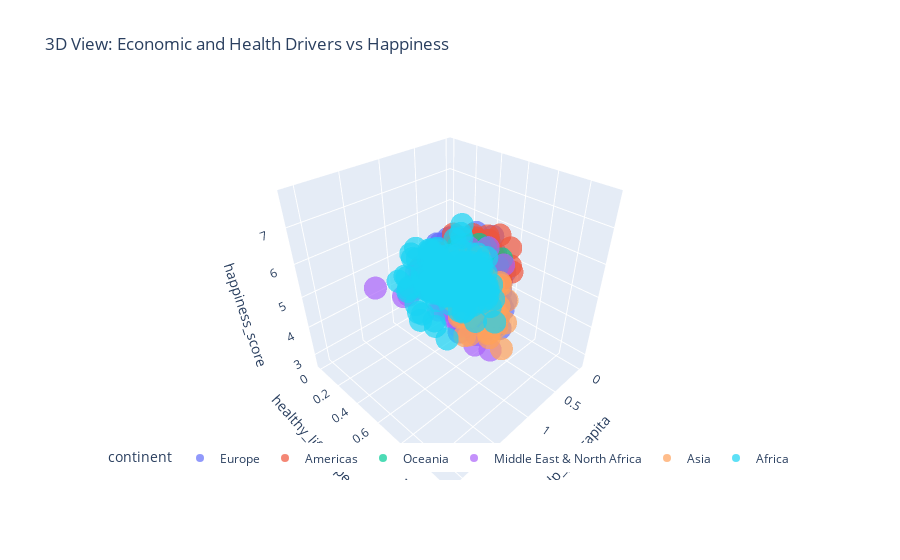

Notebook source saved alongside this figure:
### Markdown cell above
### 5.2 3D perspective
The 3D scatter shows how economic output and longevity combine with happiness.

### Code cell
fig_3d = px.scatter_3d(
    happiness.dropna(subset=["gdp_per_capita", "healthy_life_expectancy", "happiness_score"]),
    x="gdp_per_capita",
    y="healthy_life_expectancy",
    z="happiness_score",
    color="continent",
    hover_data={"country": True, "year": True, "region": True},
    opacity=0.7,
    title="3D View: Economic and Health Drivers vs Happiness",
)
fig_3d.update_layout(legend=dict(orientation="h", yanchor="bottom", y=0.02, xanchor="center", x=0.5))
fig_3d.show()
